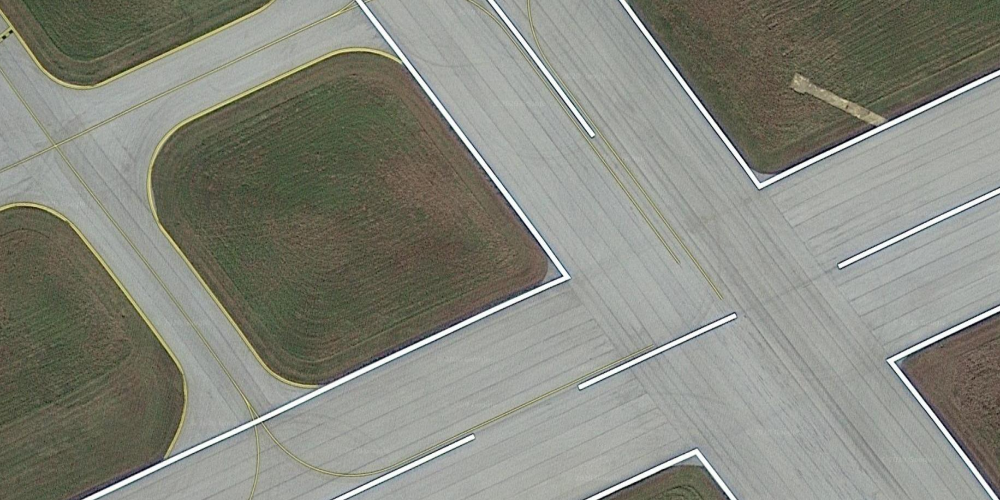
#> input picture FieldImages/1000img4.png, 1000 x 500 px; its folder holds 4 pictures in this run
$ python Deepfry.py
#> lines starting #> are read from the running program, lines starting #| are printed output that depends on the picture
import numpy as np
import cv2.cv2 as cv2 #fixing pylint
from matplotlib import pyplot as plt
#import file with precoded values to look neater
import GenUtils as gen
import random


randfile = random.randint(1,5)
xposit = random.randint(0,949)
yposit = random.randint(0,449)
img = cv2.imread('FieldImages/1000img' + str(randfile) +'.png')
#> img is the input picture: shape (500, 1000, 3); mean B, G, R 125.8, 135.6, 134.2
img = img[yposit:yposit+50, xposit:xposit+50]
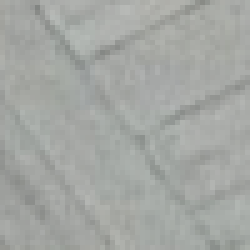
#> img: shape (50, 50, 3) (shown 5 times larger); mean B, G, R 163.2, 166.8, 163.9

cv2.imshow("sun",img)

cv2.waitKey(0)
cv2.destroyAllWindows()
